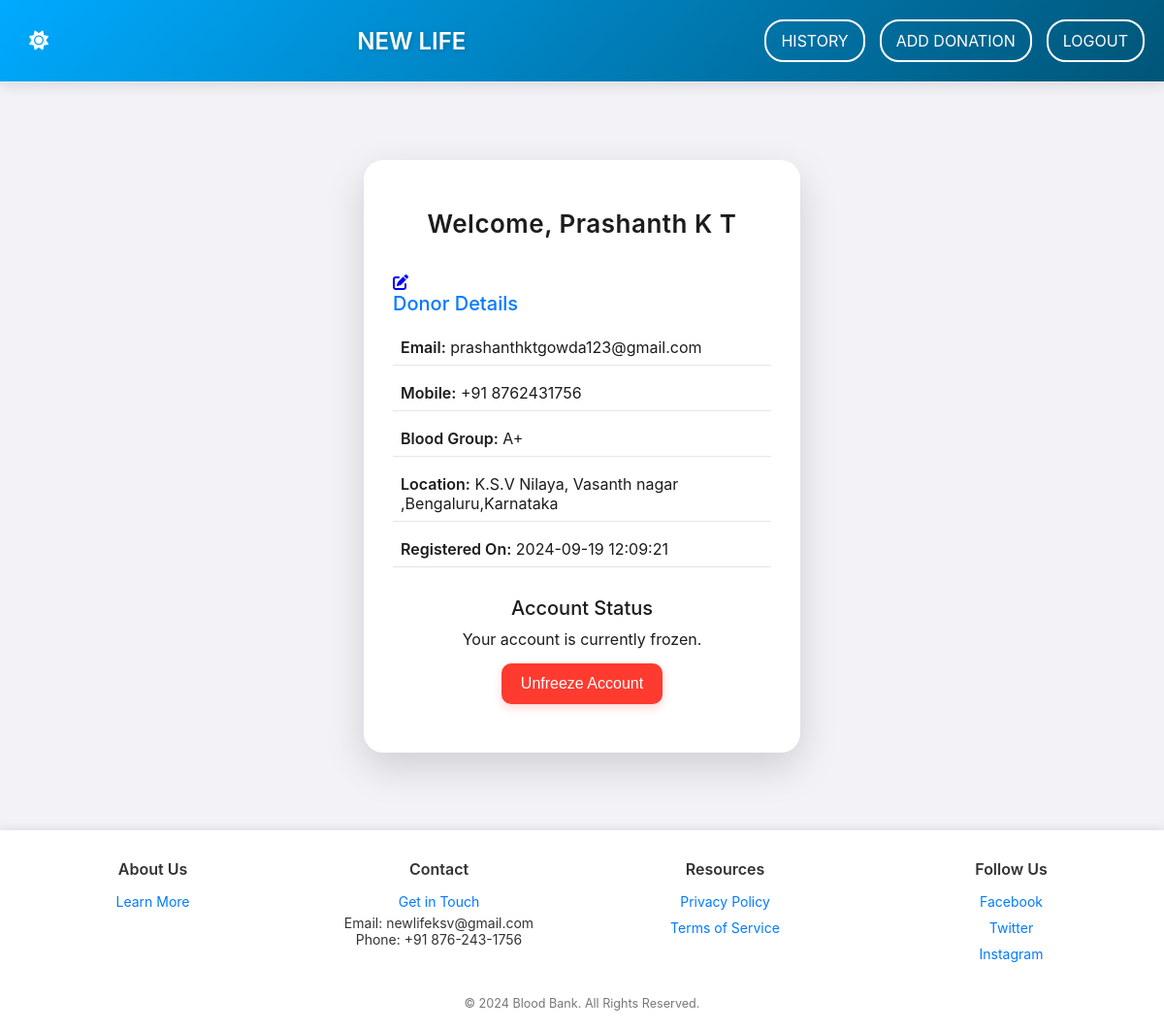
Before: /dashboard.php (signed in) with the older database file.
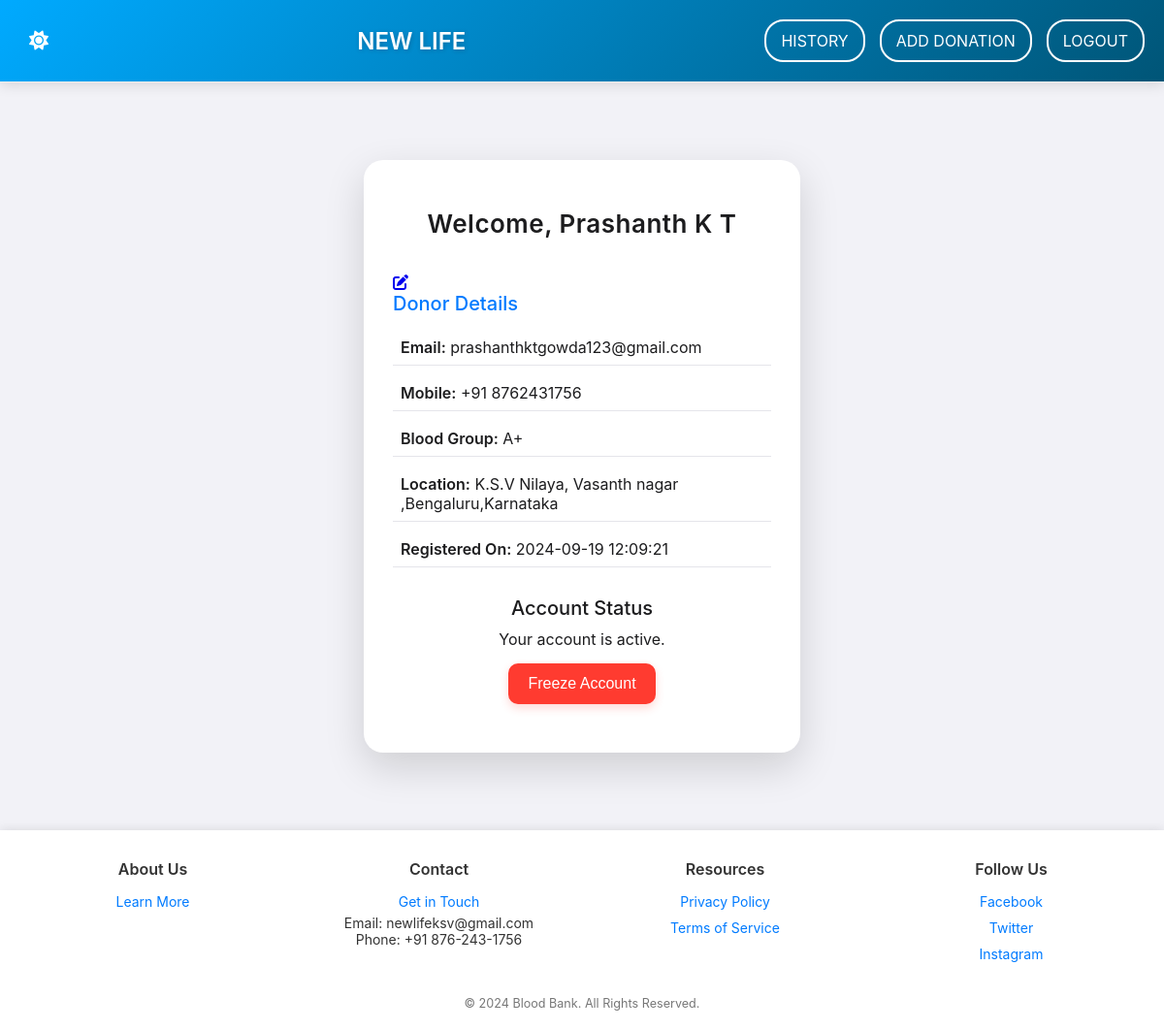
After: the same page with the newer database file.
### dashboard.php (the view, shortened to what this page needs)
<?php
include 'db.php';
$donor_id = $_SESSION['donor_id'];
$query = "SELECT * FROM donors WHERE id = ?";
$stmt = $conn->prepare($query);
$stmt->bind_param("i", $donor_id);
$stmt->execute();
$result = $stmt->get_result();
$donor = $result->fetch_assoc();
?>
<!DOCTYPE html>
<html lang="en">
<head>
    <link rel="stylesheet" href="donor_dashboard.css">
    <link rel="stylesheet" href="https://cdnjs.cloudflare.com/ajax/libs/font-awesome/6.0.0-beta3/css/all.min.css">
</head>
<body>
    <main>
        <div class="form-container">
            <h1 class="heading">Welcome, <?php echo htmlspecialchars($donor['name']); ?></h1>
            <div class="donor-details-form">
            <a href="edit_detail.php" class="edit-button">
                <i class="fas fa-edit"></i>
            </a>
                <h2>Donor Details</h2>
                <div class="detail-item">
                    <strong>Email:</strong> <?php echo htmlspecialchars($donor['email']); ?>
                </div>
                <div class="detail-item">
                    <strong>Mobile:</strong> +91 <?php echo htmlspecialchars($donor['mobile']); ?>
                </div>
                <div class="detail-item">
                    <strong>Blood Group:</strong> <?php echo htmlspecialchars($donor['blood_group']); ?>
                </div>
                <div class="detail-item">
                    <strong>Location:</strong> <?php echo htmlspecialchars($donor['location']); ?>
                </div>
                <div class="detail-item">
                    <strong>Registered On:</strong> <?php echo htmlspecialchars($donor['registered_at']); ?>
                </div>
            </div>
            <div class="freeze-account">
                <h2>Account Status</h2>
                <?php if ($donor['account_frozen']): ?>
                    <p>Your account is currently frozen.</p>
                    <form method="post" action="">
                        <button type="submit" name="unfreeze_account">Unfreeze Account</button>
                    </form>
                <?php else: ?>
                    <p>Your account is active.</p>
                    <form method="post" action="">
                        <button type="submit" name="freeze_account">Freeze Account</button>
                    </form>
                <?php endif; ?>
            </div>
        </div>
    </main>
    <?php include 'footer.php'; ?>
</body>
</html>

Changed rows visible on the page:
changed donors "Prashanth K T": account_frozen 1 → 0 (drawn)
Other visible differences:
text no longer shown: "Your account is currently frozen. Unfreeze Account"
text now shown: "Your account is active. Freeze Account"
